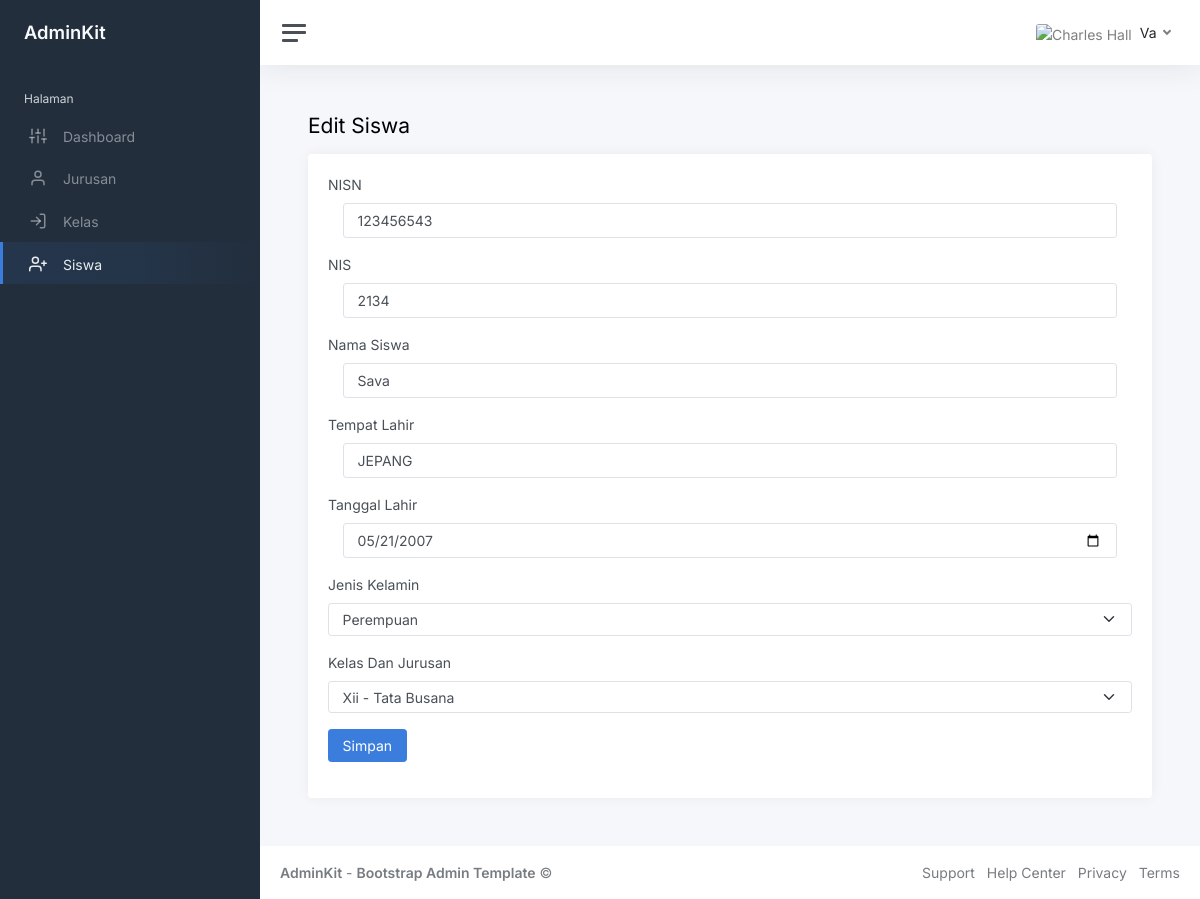
Page /index.php?page=edit-siswa&id=123456543 (signed in) on the committed database.
### tables this page shows
CREATE TABLE `siswa` (
  `nisn` char(12) NOT NULL,
  `nis` char(10) NOT NULL,
  `nm_siswa` varchar(31) NOT NULL,
  `tempat_lahir` varchar(20) NOT NULL,
  `tgl_lahir` date NOT NULL,
  `jenis_kelamin` varchar(16) NOT NULL,
  `id_kelas` int(9) NOT NULL
);

CREATE TABLE `kelas` (
  `id_kelas` int(9) NOT NULL,
  `nm_kelas` varchar(27) NOT NULL,
  `id_jurusan` int(7) NOT NULL
);

### edit-siswa.php (the view, shortened to what this page needs)
 	<?php
 	$id = $_GET['id'];
$query = mysqli_query($koneksi, "SELECT * FROM siswa WHERE nisn='$id'");
$data = mysqli_fetch_array($query);
	?>
	<h1 class="h3 mb-3"> Edit Siswa</h1>
					<div class="row">
						<div class="col-12">
							<div class="card flex-fill">
							<div>
								<div class="card-body">
								    <form method="post">
								    	<div class="mb-3">
								    		<label class="form-label">NISN</label>
								    		<div class="col-12">
								    			<input type="text" name="nisn" class="form-control" value="<?php echo $data['nisn'] ?>">
								    		</div>
								    	</div>
								    	<div class="mb-3">
								    		<label class="form-label">NIS</label>
								    		<div class="col-12">
								    			<input type="text" name="nis" class="form-control" value="<?php echo $data['nis'] ?>">
								    		</div>
								    	</div>
								    	<div class="mb-3">
								    		<label class="form-label">Nama Siswa</label>
								    		<div class="col-12">
								    			<input type="text" name="nama_siswa" class="form-control" value="<?php echo $data['nm_siswa'] ?>">
								    		</div>
								    	</div>
								    	<div class="mb-3">
								    		<label class="form-label">Tempat Lahir</label>
								    		<div class="col-12">
								    			<input type="text" name="tempat_lahir" class="form-control" value="<?php echo $data['tempat_lahir'] ?>">
								    		</div>
								    	</div>
								    	<div class="mb-3">
								    		<label class="form-label">Tanggal Lahir</label>
								    		<div class="col-12">
								    			<input type="date" name="tgl_lahir" class="form-control" value="<?php echo $data['tgl_lahir'] ?>">
								    		</div>
								    	</div>
								    	<div class="mb-3">
								    		<label class="form-label">Jenis Kelamin</label>
								    		<select name="jenis_kelamin" class="form-select">
								    			<option value="Perempuan" <?php if($data['jenis_kelamin']== 'Perempuan') { echo 'selected'; } ?>>Perempuan</option>
								    		</select>
								    	</div>
								    	<div class="mb-3">
								    		<label class="form-label">Kelas Dan Jurusan</label>
								    		<select name="id_kelas" class="form-select">
								    			<?php
								    			$query = mysqli_query($koneksi, "SELECT * FROM kelas INNER JOIN jurusan ON kelas.id_jurusan=jurusan.id_jurusan");
								    			while ($kelas = mysqli_fetch_array($query)) {
								    			 	?>
								    			 	<option value="<?php echo $kelas['id_kelas']?>" <?php if($data['id_kelas'] == $kelas['id_kelas']) { echo 'selected'; } ?> >
								    			 		<?php echo $kelas['nm_kelas'] ?> - <?php echo $kelas['nm_jurusan'] ?></option>
								    			 	<?php
								    			 }
								    			?>
								    		</select>
								    	</div>
								    	<div class="mb-3">
								    		<button class="btn btn-primary">Simpan</button>
								    	</div>
								    </form>
								</div>
							</div>
                        </div>
                    </div>

### rows in the picture
siswa: nisn "123456543", nis "2134", nama_siswa "Sava", tempat_lahir "JEPANG", tgl_lahir "05/21/2007", jenis_kelamin "Perempuan", id_kelas "Xii - Tata Busana"

### other values in the picture
$_SESSION['user']['nm_lengkap'] "Va"
